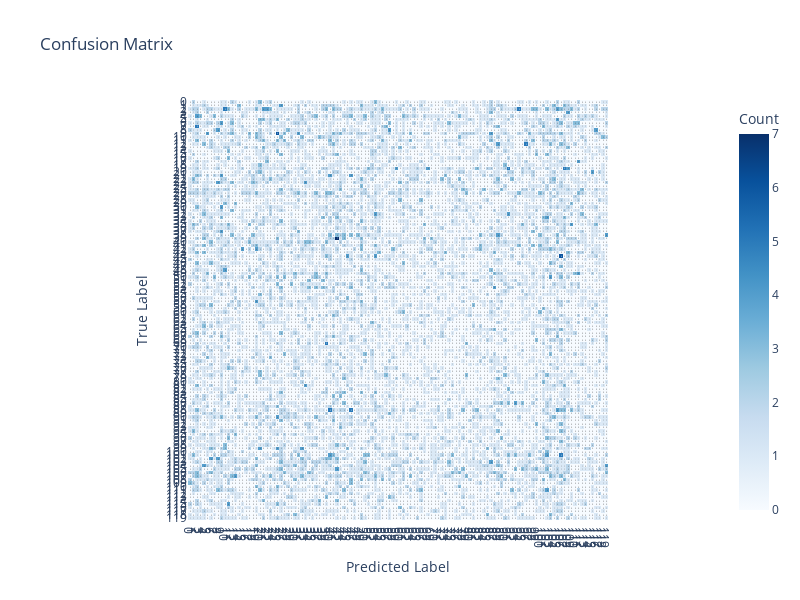

Write notebook code for a chart like this one.
### Markdown cell above
La gráfica refleja el desempeño del modelo durante el Fine-Tuning, mostrando la evolución del accuracy tanto en el conjunto de entrenamiento como en el de validación a lo largo de las cinco épocas adicionales. 

Se observa que el accuracy de entrenamiento mejora de manera consistente, alcanzando valores superiores al 81% en la última época. Esto indica que el modelo continúa ajustando sus parámetros de manera efectiva, aprendiendo patrones relevantes del dataset sin signos de estancamiento.

Por otro lado, el accuracy de validación también muestra una ligera mejora, comenzando cerca del 77.5% y alcanzando un 77.7% al final del proceso. Aunque el incremento no es tan pronunciado como en el conjunto de entrenamiento, refleja que el modelo mantiene su capacidad de generalización en datos no vistos. La diferencia entre ambas curvas sugiere que el modelo ha seguido aprendiendo, pero sin sobreajustarse significativamente a los datos de entrenamiento.

### Code cell
y_pred = np.argmax(model.predict(test_dataset), axis=-1)
y_true = np.concatenate([y for x, y in test_dataset], axis=0)

# Crear matriz de confusión
cm = confusion_matrix(y_true, y_pred)

fig = px.imshow(
    cm, 
    text_auto=True, 
    color_continuous_scale='Blues',
    labels=dict(x="Predicted Label", y="True Label", color="Count"),
    title='Confusion Matrix'
)

fig.update_layout(
    xaxis=dict(tickmode='linear'),
    yaxis=dict(tickmode='linear'),
    width=800, 
    height=600
)

fig.show()

### Figure 1 — Plotly figure (JSON) as saved in the notebook; plotly's stock layout.template omitted (floating-point values rounded to 4 significant figures; data arrays with more than 128 entries replaced by an {"elided": "..."} marker saying what was removed)
{"data": [{"coloraxis": "coloraxis", "hovertemplate": "Predicted Label: %{x}<br>True Label: %{y}<br>Count: %{z}<extra></extra>", "name": "0", "texttemplate": "%{z}", "type": "heatmap", "xaxis": "x", "yaxis": "y", "z": {"elided": "120x120 int values"}}], "layout": {"coloraxis": {"colorbar": {"title": {"text": "Count"}}, "colorscale": [[0, "rgb(247,251,255)"], [0.125, "rgb(222,235,247)"], [0.25, "rgb(198,219,239)"], [0.375, "rgb(158,202,225)"], [0.5, "rgb(107,174,214)"], [0.625, "rgb(66,146,198)"], [0.75, "rgb(33,113,181)"], [0.875, "rgb(8,81,156)"], [1, "rgb(8,48,107)"]]}, "height": 600, "title": {"text": "Confusion Matrix"}, "width": 800, "xaxis": {"anchor": "y", "constrain": "domain", "domain": [0, 1], "scaleanchor": "y", "tickmode": "linear", "title": {"text": "Predicted Label"}}, "yaxis": {"anchor": "x", "autorange": "reversed", "constrain": "domain", "domain": [0, 1], "tickmode": "linear", "title": {"text": "True Label"}}}}
